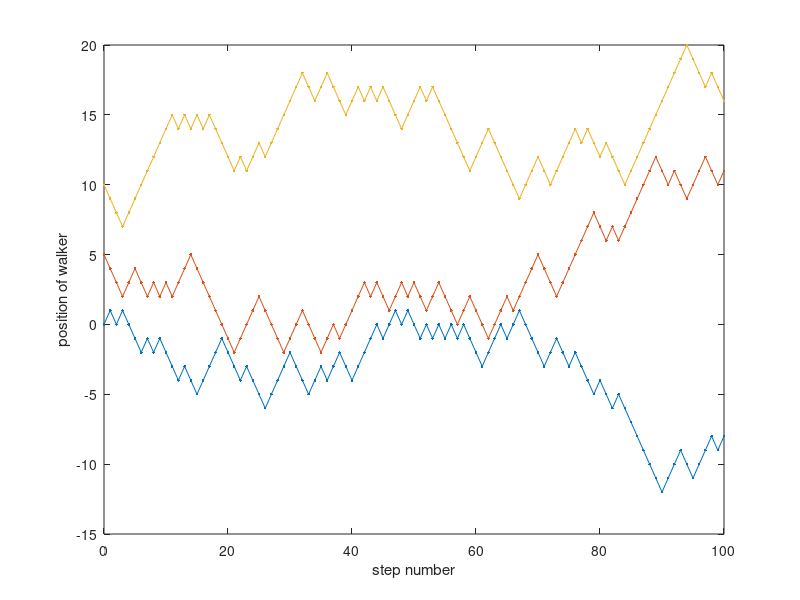

Write MATLAB code to recreate this figure.
function temple_abm_random_walkers
%TEMPLE_ABM_RANDOM_WALKERS
%   Random walkers in one space dimension. In each time step,
%   each walker steps either one step up or one step down
%   (i.e., its position is increased or decreased by 1).
%   In addition, any update step that would cause walkers to
%   collide or cross paths is rejected. Hence the paths of the
%   walkers are not independent.
%   Plotted are the paths of the walkers over the number
%   of steps.
%
% 01/2016 by Benjamin Seibold
%            http://www.math.temple.edu/~seibold/

% Parameters
n = 3; % number of walkers
ns = 100; % number of steps

% Initialization
x = (0:n-1)*5; % initial positions of walkers
X = ones(ns+1,1)*x; % matrix storing the walker positions in time

% Computation
for j = 1:ns % time loop
    x0 = x; % create copy of old state
    while 1 % start loop
        x = x0+(randi(2,1,n)*2-3); % add random step to all walkers
        if all(diff(x)>0) % if no walker collision or crossing,
            break % terminate loop
        end
    end
    X(j+1,:) = x; % save new state into matrix
end

% Plot paths of walkers
clf
plot(0:ns,X,'.-')
xlabel('step number')
ylabel('position of walker')


